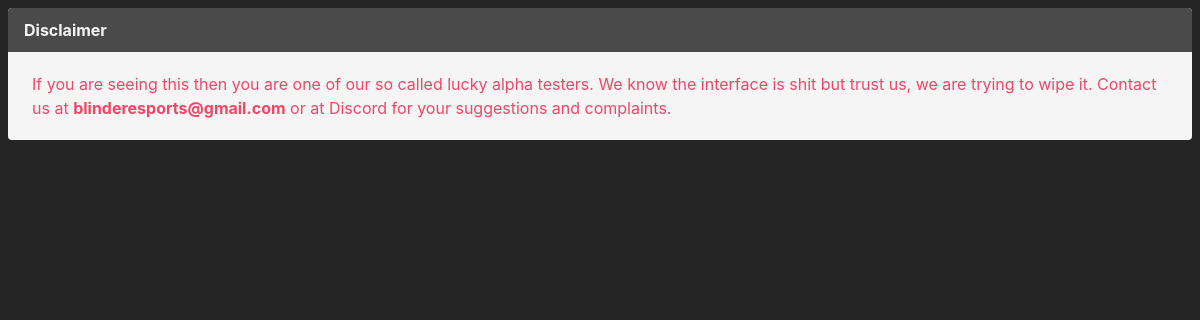
/rewards/handout/ (signed in), run on an earlier commit of the app's database.
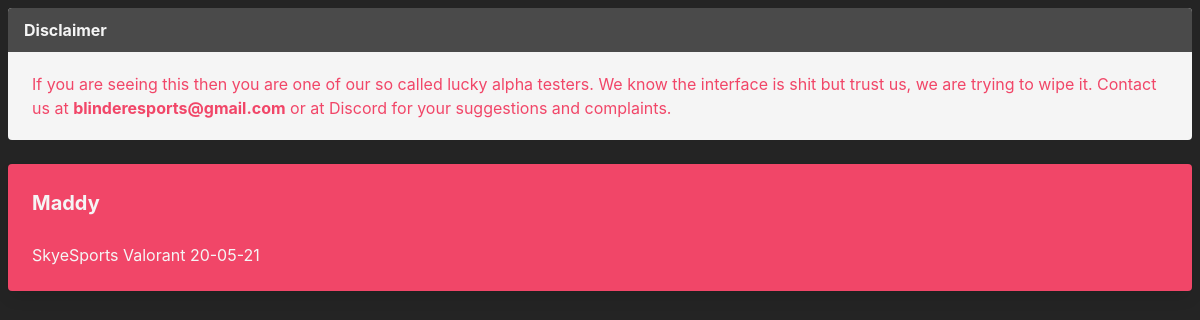
And on a later commit of the database.
### books/models.py (models this page shows, shortened)
class BetEntrie(models.Model):
    concerned = models.CharField(max_length=300)
    user_entered = models.ForeignKey(User, related_name='user_entry', on_delete=models.CASCADE, null=True)
    bet_id = models.IntegerField(auto_created=True, primary_key=True, unique=True)
    amount = models.IntegerField(default=0)
    entry = models.CharField(max_length=300, blank=True)
    bet_odds = models.FloatField(default=1.0)
    betted = models.BooleanField(default=False)
    rewarded = models.BooleanField(default=False)

### books/views.py (the view)
# urls.py: url('rewards/handout/$' , books_view.entry_rewards),
@login_required(login_url="/login/")
def entry_rewards(request):
    betentry = BetEntrie.objects.filter(rewarded=False)
    return render(request, 'rewards.html', {'betentry' : betentry})

### books/templates/rewards.html (shortened to what this page needs)
<html lang="en">
<head>
    <link rel="stylesheet" href="https://cdn.jsdelivr.net/npm/bulma@0.9.2/css/bulma.min.css">
</head>
<body class="px-2 py-2 has-background-black-ter">
    <article class="message">
        <div class="message-header has-text-white-ter">
          <p>Disclaimer</p>
        </div>
        <div class="message-body has-text-danger">
          If you are seeing this then you are one of our so called lucky alpha testers. We know the interface is shit but trust us, we are trying to wipe it. Contact us at <strong>blinderesports@gmail.com</strong> or at Discord for your suggestions and complaints.
        </div>
      </article>
{% if request.user.is_staff  %}
{% for entry in betentry %}
<div class="card my-2 has-shadow-6 has-background-danger">
  <div class="card-content">
    <div class="media">
      <div class="media-content py-1">
        <a href="{% url 'entry_detail' entry.bet_id %}" class="title is-5 has-text-weight-bold has-text-white-ter">{{entry.user_entered}}</a>
      </div>
    </div>
    <div class="content has-text-white-ter">
      {{entry.concerned}}
  </div>
</div>
</div>
  {% endfor %}
{% endif %}
</body>
</html>

What changed in the data, as far as the page shows it:
added BetEntrie: user_entered "Maddy", concerned "SkyeSports Valorant 20-05-21"
